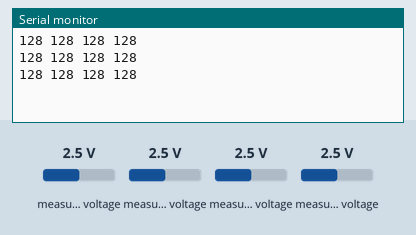
The sketch below on a simulated ESP8266 (NodeMCU). On the bench: the last lines printed to the serial monitor. Wiring (inferred from the names in the program): PCF8591 converter at I2C address 0x48. Inputs (shaded band) come from the test bench; at power-on: measured voltage 2.5 V.

Above: at 1.2 s.
1.3 s: measured voltage (sensor 200) set to 0.1 V
At 1.9 s:
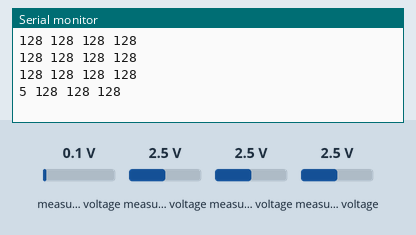
2.8 s: measured voltage (sensor 201) set to 0.1 V
At 3.4 s:
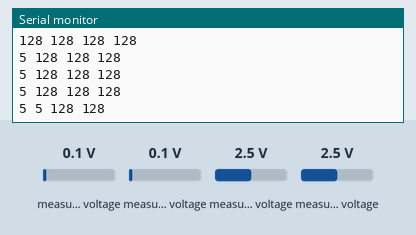
4.3 s: measured voltage (sensor 202) set to 0.1 V
At 4.9 s:
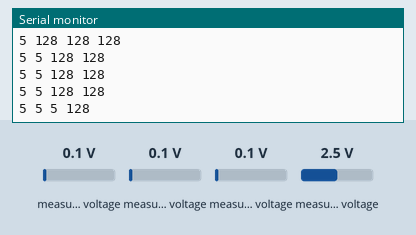
5.8 s: measured voltage (sensor 203) set to 0.1 V
At 6.4 s:
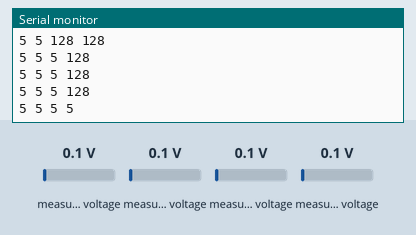
7.3 s: measured voltage (sensor 200) set to 1.2 V
At 7.9 s:
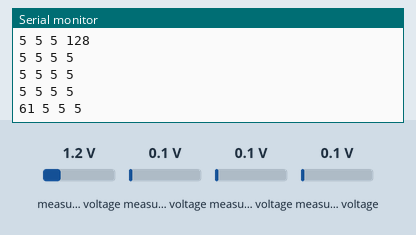
8.8 s: measured voltage (sensor 201) set to 1.2 V
At 9.4 s:
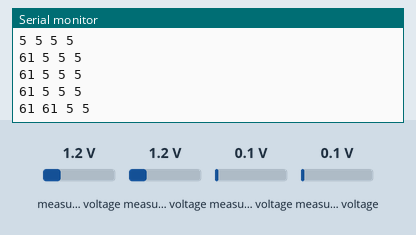
Timing chart, 0 to 11.3 s (numbered marks = the images above; inputs shaded):
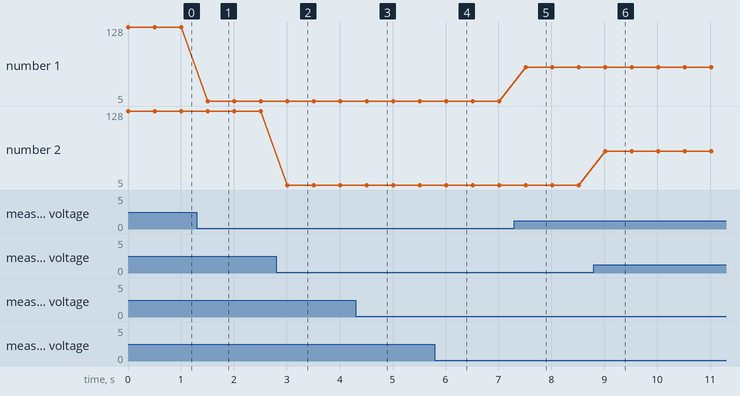

The sketch:

measuing.ino
```cpp
#include "Wire.h"
#define PCF8591 0x48

byte value0, value1, value2, value3;

void setDAC(byte val){
   Wire.beginTransmission(PCF8591);         // соединяемся с PCF8591
   Wire.write(0x40);                        // включаем DAC
   Wire.write(val);                         // пишем в DAC значение
   Wire.endTransmission();                  // завершаем соединение
}

byte getADC(byte ch){
  if(ch > 3) ch = 0;                        // проверка
   Wire.beginTransmission(PCF8591);         // соединяемся с PCF8591
   Wire.write(ch);                          // запрашиваем
   Wire.endTransmission();                  // завершаем соединение
   Wire.requestFrom(PCF8591, 2);            // забераем 2 байта
   byte val0 = Wire.read();
   byte val1 = Wire.read();                 // во втором то что нам нужно
   return val1;                             // возвращаем
}

void setup()
{
 #if defined (ESP8266) || defined(ESP32)
  Wire.begin(D1, D2);
 #else
  Wire.begin();
 #endif
 Serial.begin(9600);
}
void loop()
{
 Wire.beginTransmission(PCF8591); // wake up PCF8591
 Wire.write(0x04); // control byte - read ADC0 then auto-increment
 Wire.endTransmission(); // end tranmission
 Wire.requestFrom(PCF8591, 5);
 value0=Wire.read();
 value0=Wire.read();
 value1=Wire.read();
 value2=Wire.read();
 value3=Wire.read();


 Serial.print(value0); Serial.print(" ");
 Serial.print(value1); Serial.print(" ");
 Serial.print(value2); Serial.print(" ");
 Serial.print(value3); Serial.print(" ");
 Serial.println();


 setDAC(value0);            // изменяем яркость светодиода в зависимости от освещенности

 #if defined (ESP8266) || defined(ESP32)

 #else
 int rawVal1 = analogRead(A0);
 int rawVal2 = analogRead(A1);
 Serial.print("A: "); Serial.print(" ");
 Serial.print(rawVal1); Serial.print(" ");
 Serial.print(rawVal2); Serial.print(" ");
 Serial.println();
 #endif

 delay(500);
}
```

Measured:
- after the input at 1.3 s, the serial monitor: prints a new line after 0.20 s (image 1)
- after the input at 2.8 s, the serial monitor: prints a new line after 0.21 s (image 2)
- after the input at 4.3 s, the serial monitor: prints a new line after 0.21 s (image 3)
- after the input at 5.8 s, the serial monitor: prints a new line after 0.21 s (image 4)
- after the input at 7.3 s, the serial monitor: prints a new line after 0.22 s (image 5)
- after the input at 8.8 s, the serial monitor: prints a new line after 0.22 s (image 6)
- plotted number 1: 128 → 5 after the input at 1.3 s, 5 → 61 after the input at 7.3 s
